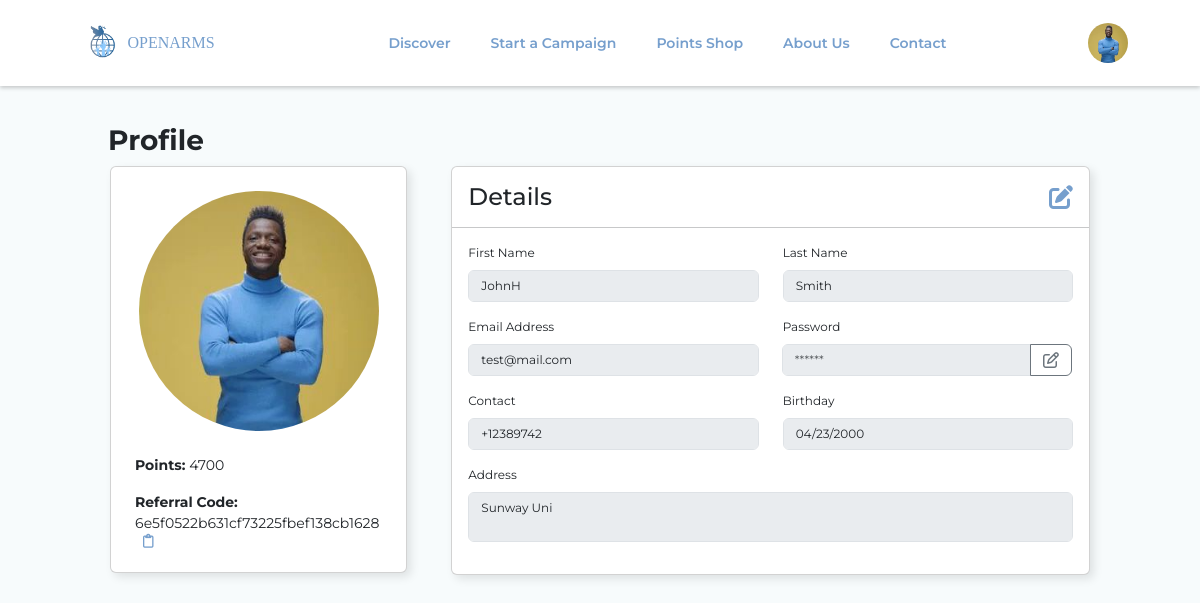
The page /userProfile.php (signed in) on the database its author committed.
### tables this page shows
CREATE TABLE `user` (
  `userid` int(11) NOT NULL,
  `firstName` varchar(255) NOT NULL,
  `lastName` varchar(255) NOT NULL,
  `email` varchar(255) NOT NULL,
  `password` varchar(255) NOT NULL,
  `token` varchar(255) NOT NULL,
  `profilepicture` varchar(255) NOT NULL,
  `points` int(11) NOT NULL,
  `address` varchar(1000) NOT NULL,
  `birthday` date DEFAULT NULL,
  `contact` varchar(255) DEFAULT NULL,
  `rank` varchar(255) NOT NULL,
  `referralCode` varchar(255) NOT NULL,
  `referrer` varchar(255) DEFAULT NULL
);

### userProfile.php (the view, shortened to what this page needs)
<?php include "header.php";
$userid = $_SESSION['userid'];
$query = "SELECT * FROM user WHERE userid='$userid'";
$query_run = mysqli_query($conn, $query);
$user = mysqli_fetch_assoc($query_run);
?>
<html>
<head>
    <link rel="stylesheet" href="css/styleJ.css" />
    <link href="https://cdn.jsdelivr.net/npm/bootstrap@5.3.2/dist/css/bootstrap.min.css" rel="stylesheet">
</head>
<body>
    <div class="mainContent" style="margin: 0 100px;">
        <h3 class="fw-bold mt-4 ps-2">Profile </h3>
        <div class="row">
            <div class="col-4">
                <div class="card p-4">
                    <div class="text-center profilePictureContainer position-relative">
                        <img src="./images/<?= $user['profilepicture'] ?>" style="width: 15rem; height: 15rem; object-fit: fill;" class="rounded-circle" />
                    </div>
                    <p class="mt-4" style="font-size: 0.875rem;"><span class="fw-bold">Points: </span><?= $user['points'] ?></p>
                    <p class="m-0" style="font-size: 0.875rem;">
                        <span class="fw-bold">Referral Code: </span><?= $user['referralCode'] ?>
                        <button type="button" class="copyBtn ms-2" data-bs-toggle="tooltip" data-bs-title="Copy" onclick="copyToClipboard('<?= $user['referralCode'] ?>')">
                            <i class="fa-regular fa-clipboard"></i>
                        </button>
                    </p>
                </div>
            </div>
            <div class="col-8">
                <div class="card">
                    <form action='server.php' method='POST'>
                        <div class="d-flex justify-content-between">
                            <h4 class="p-3 m-0">Details</h4>
                            <button type="button" id="editButton" class="btn p-3 profileEditBtn" onclick="enableEdit()" style="display: block;"><i class="fa-solid fa-pen-to-square fs-4"></i></button>
                        </div>
                        <hr class="m-0">
                        <div class="p-3 profileInput" style="font-size: 0.75rem;">
                            <div class="row mb-3">
                                <div class="col-6">
                                    <label for="firstName" class="form-label">First Name</label>
                                    <input type="text" class="form-control" id="firstName" name='firstName' placeholder="First Name" value='<?= $user['firstName'] ?>' oninput="validateFNameFormat(this)" disabled>
                                </div>
                                <div class="col-6">
                                    <label for="lastName" class="form-label">Last Name</label>
                                    <input type="text" class="form-control" id="lastName" name="lastName" placeholder="Last Name" value='<?= $user['lastName'] ?>' oninput="validateLNameFormat(this)" disabled>
                                </div>
                            </div>
                            <div class="row mb-3">
                                <div class="col-6">
                                    <label for="email" class="form-label">Email Address</label>
                                    <input type="email" class="form-control" id="email" placeholder="Email Address" value='<?= $user['email'] ?>' oninput="validateEmailFormat(this)" disabled>
                                </div>
                                <div class="col-6">
                                    <div class="input-group">
                                        <label for="password" class="form-label">Password</label>
                                        <div class="input-group">
                                            <input type="password" class="form-control" id="password" placeholder="******" disabled>
                                            <button class="btn btn-outline-secondary" type="button" data-bs-toggle="modal" data-bs-target="#changePwModal"><i class="fa-regular fa-pen-to-square"></i></button>
                                        </div>
                                    </div>
                                </div>
                            </div>
                            <div class="row mb-3">
                                <div class="col-6">
                                    <label for="contact" class="form-label">Contact</label>
                                    <input type="text" class="form-control" id="contact" name="contact" placeholder="Contact" value='<?= $user['contact'] ?>' oninput="validateContactFormat(this)" disabled>
                                </div>
                                <div class="col-6">
                                    <label for="birthday" class="form-label">Birthday</label>
                                    <input type="date" class="form-control" id="birthday" name="birthday" placeholder="Birthday" value='<?= $user['birthday'] ?>' disabled>
                                </div>
                            </div>
                            <div class="row mb-3">
                                <div class="col-12">
                                    <label for="address" class="form-label">Address</label>
                                    <textarea class="form-control" id="address" name="address" disabled style="resize: none;"><?= $user['address'] ?></textarea>
                                </div>
                            </div>
                    </form>
                </div>
            </div>
        </div>
    </div>
</body>
</html>

### css/styleJ.css (style rules this page uses)
:root { --main-color: #769fcd; --second-color: #b9d7ea; --third-color: #d6e6f2; --bg-color: #f7fbfc; --hover-color: #395370; --white: #fff; }
* { margin: 0; padding: 0; box-sizing: border-box; text-decoration: none; outline: none; border: none; font-family: "Montserrat", serif; }
body { max-width: 100vw; background-color: var(--bg-color) !important; }
.mainContent { padding-top: 100px; margin-bottom: 20px; }
.card { box-shadow: 4px 4px 10px rgba(0, 0, 0, 0.1); margin: 0 10px; }
.profileInput .form-control { font-size: 0.75rem; }
.profileEditBtn { color: var(--main-color) !important; border: none !important; }
.profilePictureContainer img { transition: all 0.5s ease; }
.copyBtn { background-color: transparent; color: var(--main-color); }

### rows shown on the page
user: profilepicture (picture), points "4700", referralCode "6e5f0522b631cf73225fbef138cb1628", firstName "JohnH", lastName "Smith", email "test@mail.com", contact "+12389742", birthday "04/23/2000", address "Sunway Uni"
